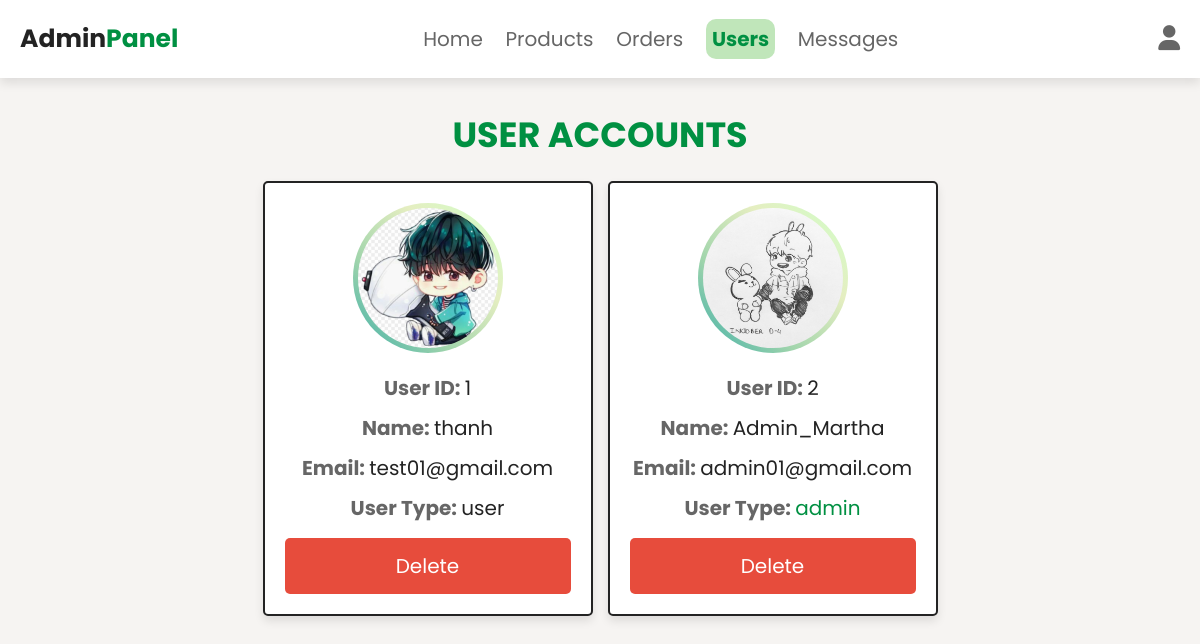
Screenshot of /admin_users.php (signed in) with the database file from the repository.
### tables this page shows
CREATE TABLE `users` (
  `id` int(100) NOT NULL,
  `name` varchar(100) NOT NULL,
  `email` varchar(100) NOT NULL,
  `password` varchar(100) NOT NULL,
  `user_type` varchar(20) NOT NULL DEFAULT 'user',
  `image` varchar(100) NOT NULL
);

### admin_users.php (the view, shortened to what this page needs)
<?php
    @include 'config.php';
?>
<!DOCTYPE html>
<html lang="en">
<head>
    <link rel = "stylesheet" href = "https://cdnjs.cloudflare.com/ajax/libs/font-awesome/6.5.1/css/all.min.css">
    <link rel = "stylesheet" href = "css/admin_style.css">
</head>
<body>
    <?php include 'admin_header.php';?>
    <section class = "user-accounts">
        <h1 class = "title">User Accounts</h1>
        <div class = "box-container">
            <?php
                $select_users = $conn->prepare("SELECT * FROM `users`");
                $select_users->execute();
                if ($select_users->rowCount() > 0){
                    while ($fetch_users = $select_users->fetch(PDO::FETCH_ASSOC)){
            ?>
            <div class = "box">
                <img src = "uploaded_img/<?= $fetch_users['image']; ?>" alt = "">
                <p>User ID: <span><?= $fetch_users['id']; ?></span></p>
                <p>Name: <span><?= $fetch_users['name']; ?></span></p>
                <p>Email: <span><?= $fetch_users['email']; ?></span></p>
                <p>User Type: <span style = "color: <?php if ($fetch_users['user_type'] == 'admin'){echo '#009042'; }; ?>"><?= $fetch_users['user_type']; ?></span></p>
                <a href = "admin_users.php?delete=<?= $fetch_users['id']; ?>" class = "delete-btn" onClick = "return confirm('Delete this Account?');">Delete</a>
            </div>
            <?php
                }
            } else {
                echo '<p class = "empty">No Order Placed Yet!</p>';
            }
            ?>
        </div>
        </section>
</body>
</html>

### css/admin_style.css (style rules this page uses)
.user-accounts .box-container { display: grid; grid-template-columns: repeat(auto-fit, 33rem); gap: 1.5rem; align-items: flex-start; justify-content: center; }
.user-accounts .box-container .box { border: var(--border); box-shadow: var(--box-shadow); background-color: var(--white); border-radius: 0.5rem; padding: 2rem; text-align: center; }
.user-accounts .box-container .box img { height: 15rem; width: 15rem; border-radius: 50%; object-fit: cover; margin-bottom: 1rem; background: var(--background-gradient); padding: 0.5rem; }
.user-accounts .box-container .box p { padding: 0.5rem 0; line-height: 1.5; font-size: 2rem; color: var(--light-color); font-weight: bold; }
.user-accounts .box-container .box p span { font-weight: normal; }

### css/components.css (style rules this page uses)
:root { --green: #009042; --light-green: #c0e6ba; --orange: #f36e21; --red: #e74c3c; --black: #232323; --light-color: #666; --grey: #c0c0c0; --white: #fff; --light-bg: #f6f4f2; --border: 0.2rem solid var(--black); --box-shadow: 0 0.5rem 1rem rgba(0, 0, 0, 0.1); --background-gradient: linear-gradient(45deg, #3aada8, #a2d5ac, #e5eec1, #ceffc9); }
* { font-family: "Poppins", sans-serif; margin: 0; padding: 0; box-sizing: border-box; outline: none; border: none; text-decoration: none; color: var(--black); }
body { background-color: var(--light-bg); }
html { font-size: 62.5%; overflow-x: hidden; scroll-behavior: smooth; scroll-padding-top: 6.5rem; }
section { padding: 3rem 2rem; max-width: 1200px; margin: 0 auto; }
.btn, .delete-btn, .option-btn { display: block; width: 100%; margin-top: 1rem; border-radius: 0.5rem; color: var(--white); font-size: 2rem; padding: 1.3rem 3rem; cursor: pointer; text-align: center; }
.delete-btn { background-color: var(--red); }
.title { text-align: center; margin-bottom: 2rem; text-transform: uppercase; color: var(--green); font-size: 3.5rem; }

### rows the page displays
users: image (picture), id "1", name "thanh", email "test01@gmail.com", user_type "user"
users: image (picture), id "2", name "Admin_Martha", email "admin01@gmail.com", user_type "admin"
